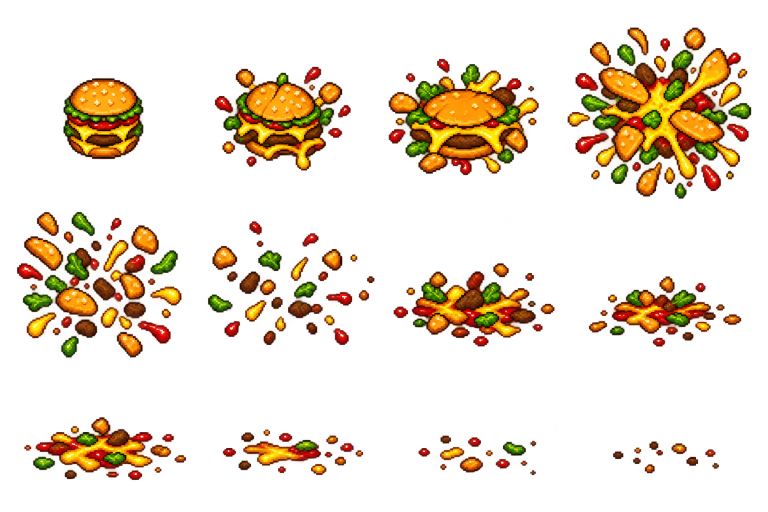
#> input picture ArtSource/Bosses/BigMack/combat-effects-v1/burger-splat.png, 1536 x 1024 px, given in place of WalkCardinal.png, which was not available (shown at 1/2 size)
$ python prepare_athletic_hero.py
#> lines starting #> are read from the running program, lines starting #| are printed output that depends on the picture; after the words box and inside, x2 and y2 are one past the last pixel; in counts of white or black regions, pixels touching at a corner belong together; pictures that were not available may be replaced by others from this repository, and a replacement may not be noted
### Tools/prepare_campaign_art.py
"""Split and normalize chroma-key atlases for the Unreal keying material.
No background painting: M_KeySprite performs the key at render time.
"""
from pathlib import Path
from PIL import Image
import numpy as np
import json
root=Path(__file__).resolve().parents[1]
dst=root/'Content/Art/V2'; src=root/'ArtSource'
manifest=[]
def foreground(im):
    a=np.asarray(im.convert('RGB')).astype('int16')
    return np.minimum(a[:,:,0],a[:,:,2])-a[:,:,1]<110

def gutter(counts, expected, radius):
    lo=max(1,expected-radius); hi=min(len(counts)-1,expected+radius)
    values=counts[lo:hi]
    candidates=np.flatnonzero(values==values.min())+lo
    # Prefer the center of a contiguous empty gutter, not its first pixel.
    groups=np.split(candidates,np.where(np.diff(candidates)>1)[0]+1)
    group=min(groups,key=lambda g:abs(float(g.mean())-expected)-len(g)*.2)
    return int(round(float(group.mean())))

def body_bounds(mask):
    # Bounds only: discard disconnected neighboring-cell fragments when cropping.
    remaining=set(zip(*np.where(mask)))
    largest=[]
    while remaining:
        seed=remaining.pop(); stack=[seed]; component=[seed]
        while stack:
            y,x=stack.pop()
            for dy,dx in [(-1,0),(1,0),(0,-1),(0,1),(-1,-1),(-1,1),(1,-1),(1,1)]:
                q=(y+dy,x+dx)
                if q in remaining: remaining.remove(q); stack.append(q); component.append(q)
        if len(component)>len(largest): largest=component
    yy,xx=zip(*largest)
    return min(xx),min(yy),max(xx)+1,max(yy)+1
# [30 lines left out: function split, not called in this run]
# [10 lines that do not run on import are left out]

### Tools/prepare_athletic_hero.py
"""Mechanical atlas extraction preserving generated alpha and native pixel detail."""
from prepare_campaign_art import foreground,gutter,body_bounds
from pathlib import Path
from PIL import Image,ImageDraw
import numpy as np,json
root=Path(__file__).resolve().parents[1]
src=root/'ArtSource/HeroAthletic';dst=root/'Content/Art/V2'
manifest=[]
for state,cols,rows in [('WalkCardinal',6,4),('WalkDiagonal',6,4),('AttackCardinal',6,4),('AttackDiagonal',6,4),('Roll',8,4),('Idle',4,2)]:
    im=Image.open(src/f'{state}.png').convert('RGBA');mask=np.array(im.getchannel('A'))>128
#> further down, im is the input picture: PIL image 1536x1024 RGBA; mean R, G, B, A 94.9, 47.5, 2.9, 46.7
#> after `mask = np.array(im.getchannel('A')) > 128`:
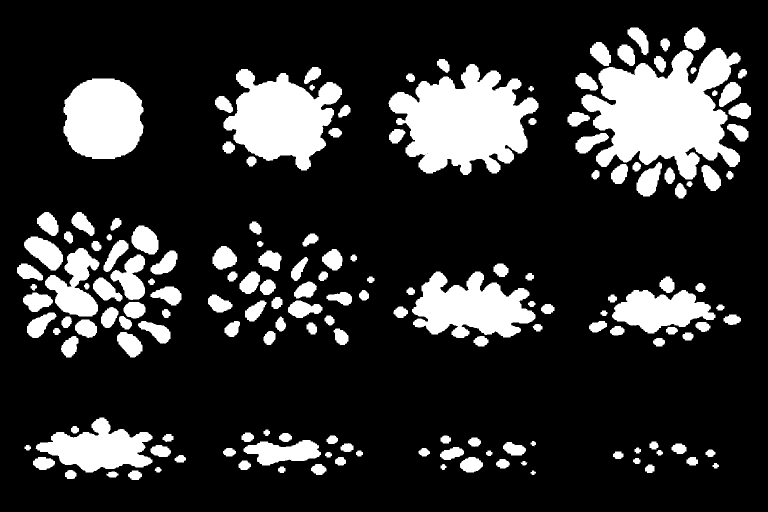
#> mask: shape (1024, 1536) bool (shown at 1/2 size); 18.6% white; 164 white regions, largest, box (x1, y1, x2, y2) and area: (1163, 96, 1482, 359) 48477, (777, 128, 1077, 350) 40583, (447, 138, 684, 341) 28124
    ys=[0]+[gutter(mask.sum(axis=1),round(r*im.height/rows),round(im.height/rows*.18)) for r in range(1,rows)]+[im.height]
#> in gutter, `hi = min(len(counts) - 1, expected + radius)`: hi = 302
#> in gutter, `values=counts[lo:hi]`: values = 92 values, max 988 at index 9, min 787 at index 91, mean 890
#> in gutter, `candidates=np.flatnonzero(values==values.min())+lo`: candidates = [301]
#> in gutter, `groups=np.split(candidates,np.where(np.diff(candidates)>1)[0]+1)`: groups = [[301]]
#> in gutter, `group=min(groups,key=lambda g:abs(float(g.mean())-expected)-len(g)*.2)`: group = [301]
#> ys = [0, 301, 466, 768, 1024]
    cells=[]
    for r in range(rows):
        band=mask[ys[r]:ys[r+1]]
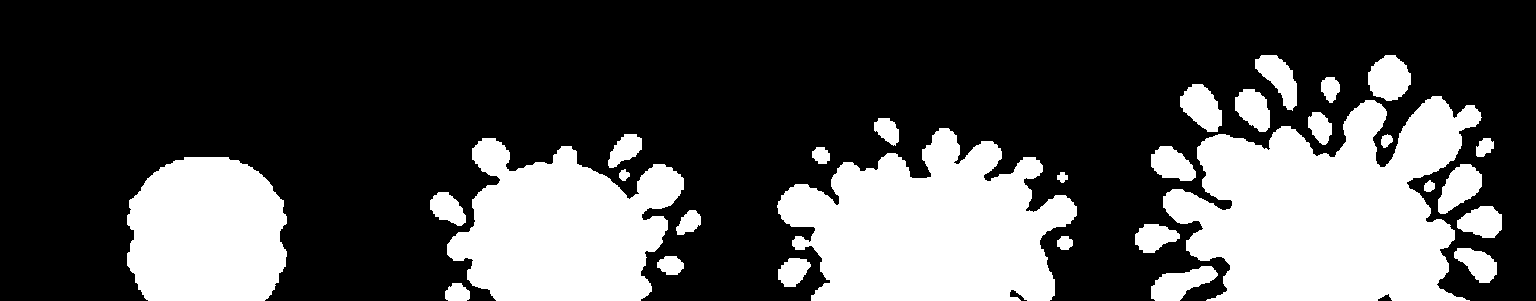
#> band: shape (301, 1536) bool; 30.1% white; 30 white regions, largest, box (x1, y1, x2, y2) and area: (1163, 96, 1482, 301) 41882, (777, 128, 1077, 301) 34167, (447, 138, 684, 301) 25786
        xs=[0]+[gutter(band.sum(axis=0),round(c*im.width/cols),round(im.width/cols*.18)) for c in range(1,cols)]+[im.width]
#> xs = [0, 294, 466, 749, 1056, 1306, 1536]
        for c in range(cols):
            column=mask[:,xs[c]:xs[c+1]].sum(axis=1)
#> column = 1024 values, max 232 at index 893, min 0 at index 0, mean 69.71
            y0=0 if r==0 else gutter(column,ys[r],round(im.height/rows*.15))
#> y0 = 0
            y1=im.height if r==rows-1 else gutter(column,ys[r+1],round(im.height/rows*.15))
#> y1 = 328
            cell=im.crop((xs[c],y0,xs[c+1],y1));m=np.array(cell.getchannel('A'))>128
#> after `cell = im.crop((xs[c], y0, xs[c + 1], y1))`:
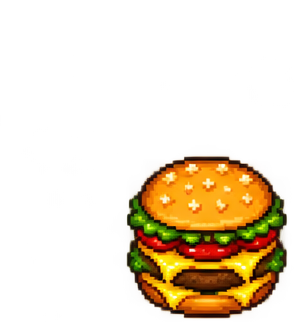
#> cell: PIL image 294x328 RGBA; mean R, G, B, A 70.4, 44.1, 4, 55.5; transparent parts drawn white
#> after `m = np.array(cell.getchannel('A')) > 128`:
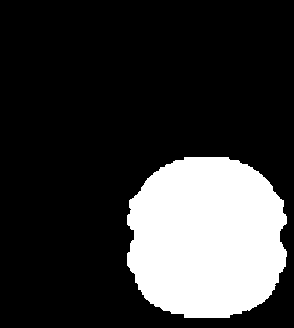
#> m: shape (328, 294) bool; 22% white; 1 white region, box (x1, y1, x2, y2) and area: (127, 157, 287, 318) 21217
            yy,xx=np.where(m);assert len(xx)>100,(state,r,c)
            box=body_bounds(m)
#> in body_bounds, `remaining=set(zip(*np.where(mask)))`: remaining = 21217 items
#> the loop in body_bounds, `while remaining:` made 1 pass
#> after the loop in body_bounds, `while remaining:`: remaining = 0 items
#> in body_bounds, `yy,xx=zip(*largest)`: yy = 21217 items
#> box = (127, 157, 287, 318)
#> (the run stopped early here; a loop or call above may not have finished)
